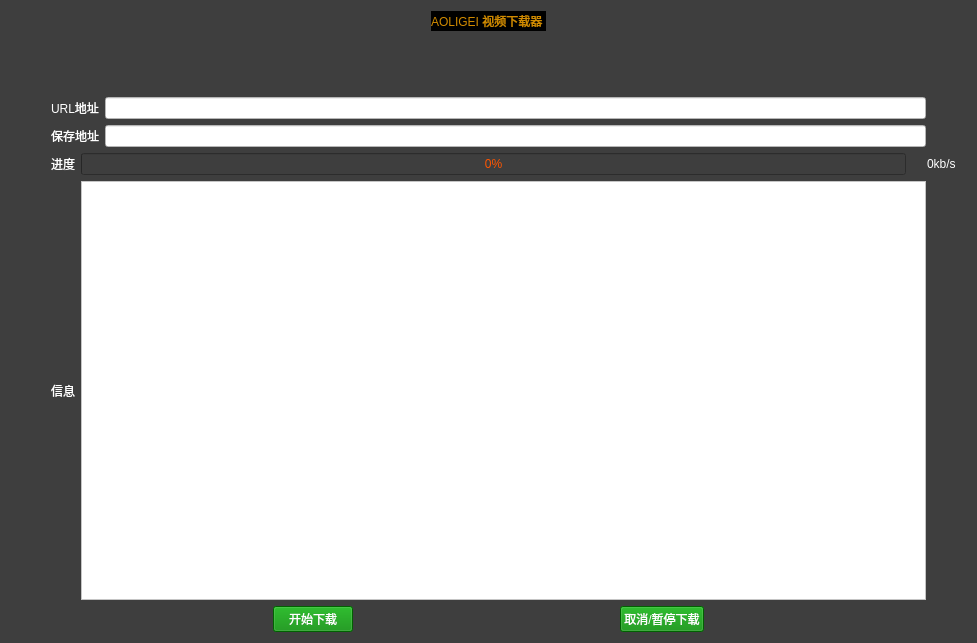
<?xml version="1.0" encoding="UTF-8"?>
<ui version="4.0">
 <class>VideoDownloadForBP</class>
 <widget class="QWidget" name="VideoDownloadForBP">
  <property name="geometry">
   <rect>
    <x>0</x>
    <y>0</y>
    <width>977</width>
    <height>643</height>
   </rect>
  </property>
  <property name="windowTitle">
   <string>Form</string>
  </property>
  <property name="styleSheet">
   <string notr="true">background-color: rgb(62, 62, 62);</string>
  </property>
  <layout class="QVBoxLayout" name="verticalLayout">
   <item>
    <layout class="QHBoxLayout" name="horizontalLayout">
     <item>
      <spacer name="horizontalSpacer">
       <property name="orientation">
        <enum>Qt::Horizontal</enum>
       </property>
       <property name="sizeHint" stdset="0">
        <size>
         <width>40</width>
         <height>20</height>
        </size>
       </property>
      </spacer>
     </item>
     <item>
      <widget class="QLabel" name="title_label">
       <property name="styleSheet">
        <string notr="true">font: 24pt &quot;华文琥珀&quot;;
color: rgb(209, 139, 0);
background-color: rgb(0, 0, 0);</string>
       </property>
       <property name="text">
        <string>AOLIGEI 视频下载器 </string>
       </property>
      </widget>
     </item>
     <item>
      <spacer name="horizontalSpacer_2">
       <property name="orientation">
        <enum>Qt::Horizontal</enum>
       </property>
       <property name="sizeHint" stdset="0">
        <size>
         <width>40</width>
         <height>20</height>
        </size>
       </property>
      </spacer>
     </item>
    </layout>
   </item>
   <item>
    <widget class="QLabel" name="logo_label">
     <property name="sizePolicy">
      <sizepolicy hsizetype="Expanding" vsizetype="Fixed">
       <horstretch>0</horstretch>
       <verstretch>0</verstretch>
      </sizepolicy>
     </property>
     <property name="maximumSize">
      <size>
       <width>16777215</width>
       <height>100</height>
      </size>
     </property>
     <property name="text">
      <string/>
     </property>
     <property name="pixmap">
      <pixmap>C:/Users/xiaojunhao/Desktop/leiyi.png</pixmap>
     </property>
     <property name="scaledContents">
      <bool>true</bool>
     </property>
    </widget>
   </item>
   <item>
    <spacer name="verticalSpacer">
     <property name="orientation">
      <enum>Qt::Vertical</enum>
     </property>
     <property name="sizeType">
      <enum>QSizePolicy::Fixed</enum>
     </property>
     <property name="sizeHint" stdset="0">
      <size>
       <width>20</width>
       <height>40</height>
      </size>
     </property>
    </spacer>
   </item>
   <item>
    <layout class="QHBoxLayout" name="horizontalLayout_10">
     <item>
      <spacer name="horizontalSpacer_9">
       <property name="orientation">
        <enum>Qt::Horizontal</enum>
       </property>
       <property name="sizeType">
        <enum>QSizePolicy::Fixed</enum>
       </property>
       <property name="sizeHint" stdset="0">
        <size>
         <width>40</width>
         <height>20</height>
        </size>
       </property>
      </spacer>
     </item>
     <item>
      <layout class="QHBoxLayout" name="horizontalLayout_2">
       <item>
        <widget class="QLabel" name="label_2">
         <property name="styleSheet">
          <string notr="true">color: rgb(255, 255, 255);</string>
         </property>
         <property name="text">
          <string>URL地址</string>
         </property>
        </widget>
       </item>
       <item>
        <widget class="QLineEdit" name="url_input">
         <property name="styleSheet">
          <string notr="true">background-color: rgb(255, 255, 255);</string>
         </property>
        </widget>
       </item>
      </layout>
     </item>
     <item>
      <spacer name="horizontalSpacer_10">
       <property name="orientation">
        <enum>Qt::Horizontal</enum>
       </property>
       <property name="sizeType">
        <enum>QSizePolicy::Fixed</enum>
       </property>
       <property name="sizeHint" stdset="0">
        <size>
         <width>40</width>
         <height>20</height>
        </size>
       </property>
      </spacer>
     </item>
    </layout>
   </item>
   <item>
    <layout class="QHBoxLayout" name="horizontalLayout_9">
     <item>
      <spacer name="horizontalSpacer_8">
       <property name="orientation">
        <enum>Qt::Horizontal</enum>
       </property>
       <property name="sizeType">
        <enum>QSizePolicy::Fixed</enum>
       </property>
       <property name="sizeHint" stdset="0">
        <size>
         <width>40</width>
         <height>20</height>
        </size>
       </property>
      </spacer>
     </item>
     <item>
      <layout class="QHBoxLayout" name="horizontalLayout_3">
       <item>
        <widget class="QLabel" name="label_5">
         <property name="styleSheet">
          <string notr="true">color: rgb(255, 255, 255);</string>
         </property>
         <property name="text">
          <string>保存地址</string>
         </property>
        </widget>
       </item>
       <item>
        <widget class="QLineEdit" name="save_path_input">
         <property name="styleSheet">
          <string notr="true">background-color: rgb(255, 255, 255);</string>
         </property>
        </widget>
       </item>
      </layout>
     </item>
     <item>
      <spacer name="horizontalSpacer_11">
       <property name="orientation">
        <enum>Qt::Horizontal</enum>
       </property>
       <property name="sizeType">
        <enum>QSizePolicy::Fixed</enum>
       </property>
       <property name="sizeHint" stdset="0">
        <size>
         <width>40</width>
         <height>20</height>
        </size>
       </property>
      </spacer>
     </item>
    </layout>
   </item>
   <item>
    <layout class="QHBoxLayout" name="horizontalLayout_11">
     <item>
      <layout class="QHBoxLayout" name="horizontalLayout_8">
       <item>
        <spacer name="horizontalSpacer_7">
         <property name="orientation">
          <enum>Qt::Horizontal</enum>
         </property>
         <property name="sizeType">
          <enum>QSizePolicy::Fixed</enum>
         </property>
         <property name="sizeHint" stdset="0">
          <size>
           <width>40</width>
           <height>20</height>
          </size>
         </property>
        </spacer>
       </item>
       <item>
        <layout class="QHBoxLayout" name="horizontalLayout_4">
         <item>
          <widget class="QLabel" name="label_3">
           <property name="styleSheet">
            <string notr="true">color: rgb(255, 255, 255);</string>
           </property>
           <property name="text">
            <string>进度</string>
           </property>
          </widget>
         </item>
         <item>
          <widget class="QProgressBar" name="progressBar">
           <property name="styleSheet">
            <string notr="true">color: rgb(255, 85, 0);</string>
           </property>
           <property name="value">
            <number>0</number>
           </property>
          </widget>
         </item>
        </layout>
       </item>
       <item>
        <spacer name="horizontalSpacer_6">
         <property name="orientation">
          <enum>Qt::Horizontal</enum>
         </property>
         <property name="sizeType">
          <enum>QSizePolicy::Fixed</enum>
         </property>
         <property name="sizeHint" stdset="0">
          <size>
           <width>15</width>
           <height>20</height>
          </size>
         </property>
        </spacer>
       </item>
      </layout>
     </item>
     <item>
      <widget class="QLabel" name="speed_label">
       <property name="styleSheet">
        <string notr="true">color: rgb(255, 255, 255);</string>
       </property>
       <property name="text">
        <string>0kb/s</string>
       </property>
      </widget>
     </item>
     <item>
      <spacer name="horizontalSpacer_14">
       <property name="orientation">
        <enum>Qt::Horizontal</enum>
       </property>
       <property name="sizeType">
        <enum>QSizePolicy::Fixed</enum>
       </property>
       <property name="sizeHint" stdset="0">
        <size>
         <width>10</width>
         <height>20</height>
        </size>
       </property>
      </spacer>
     </item>
    </layout>
   </item>
   <item>
    <layout class="QHBoxLayout" name="horizontalLayout_7">
     <item>
      <spacer name="horizontalSpacer_12">
       <property name="orientation">
        <enum>Qt::Horizontal</enum>
       </property>
       <property name="sizeType">
        <enum>QSizePolicy::Fixed</enum>
       </property>
       <property name="sizeHint" stdset="0">
        <size>
         <width>40</width>
         <height>20</height>
        </size>
       </property>
      </spacer>
     </item>
     <item>
      <layout class="QHBoxLayout" name="horizontalLayout_5">
       <item>
        <widget class="QLabel" name="label_4">
         <property name="styleSheet">
          <string notr="true">color: rgb(255, 255, 255);</string>
         </property>
         <property name="text">
          <string>信息</string>
         </property>
        </widget>
       </item>
       <item>
        <widget class="QTextEdit" name="data_display_view">
         <property name="enabled">
          <bool>false</bool>
         </property>
         <property name="styleSheet">
          <string notr="true">background-color: rgb(255, 255, 255);</string>
         </property>
        </widget>
       </item>
      </layout>
     </item>
     <item>
      <spacer name="horizontalSpacer_13">
       <property name="orientation">
        <enum>Qt::Horizontal</enum>
       </property>
       <property name="sizeType">
        <enum>QSizePolicy::Fixed</enum>
       </property>
       <property name="sizeHint" stdset="0">
        <size>
         <width>40</width>
         <height>20</height>
        </size>
       </property>
      </spacer>
     </item>
    </layout>
   </item>
   <item>
    <layout class="QHBoxLayout" name="horizontalLayout_6">
     <item>
      <spacer name="horizontalSpacer_3">
       <property name="orientation">
        <enum>Qt::Horizontal</enum>
       </property>
       <property name="sizeHint" stdset="0">
        <size>
         <width>40</width>
         <height>20</height>
        </size>
       </property>
      </spacer>
     </item>
     <item>
      <widget class="QPushButton" name="download_bt">
       <property name="styleSheet">
        <string notr="true">color: rgb(255, 255, 255);
background-color: rgb(0, 136, 0);</string>
       </property>
       <property name="text">
        <string>开始下载</string>
       </property>
      </widget>
     </item>
     <item>
      <spacer name="horizontalSpacer_4">
       <property name="orientation">
        <enum>Qt::Horizontal</enum>
       </property>
       <property name="sizeHint" stdset="0">
        <size>
         <width>40</width>
         <height>20</height>
        </size>
       </property>
      </spacer>
     </item>
     <item>
      <widget class="QPushButton" name="cancel_bt">
       <property name="styleSheet">
        <string notr="true">color: rgb(255, 255, 255);
background-color: rgb(0, 136, 0);</string>
       </property>
       <property name="text">
        <string>取消/暂停下载</string>
       </property>
      </widget>
     </item>
     <item>
      <spacer name="horizontalSpacer_5">
       <property name="orientation">
        <enum>Qt::Horizontal</enum>
       </property>
       <property name="sizeHint" stdset="0">
        <size>
         <width>40</width>
         <height>20</height>
        </size>
       </property>
      </spacer>
     </item>
    </layout>
   </item>
  </layout>
 </widget>
 <resources/>
 <connections/>
</ui>
